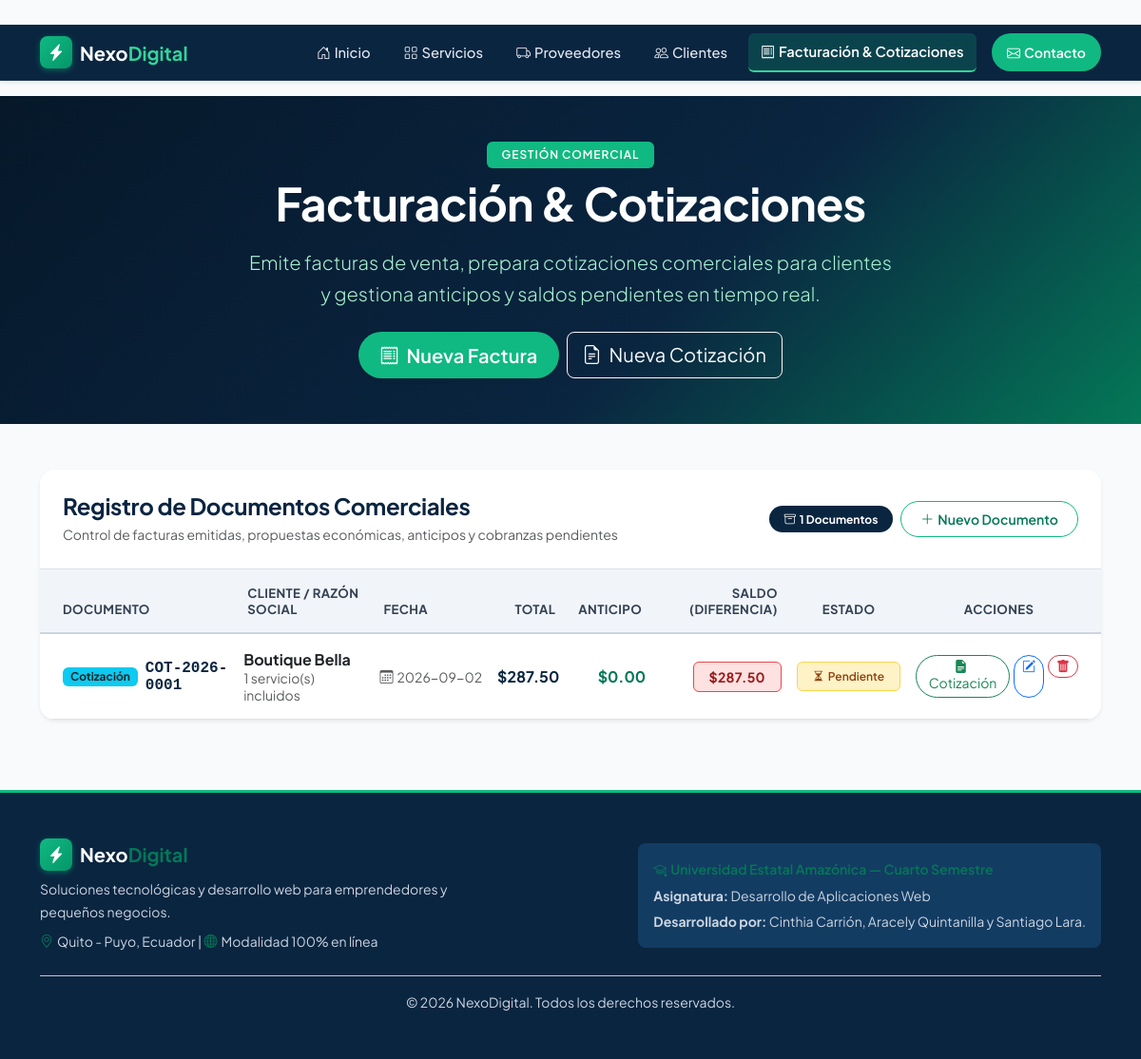
/facturacion, run on the app's committed database.
### tables this page shows
CREATE TABLE facturacion (
            numero TEXT PRIMARY KEY,
            tipo TEXT NOT NULL,
            cliente_cedula TEXT NOT NULL,
            fecha TEXT NOT NULL,
            validez TEXT,
            subtotal REAL,
            iva REAL,
            monto REAL NOT NULL,
            anticipo REAL DEFAULT 0,
            saldo_pendiente REAL DEFAULT 0,
            estado_id INTEGER NOT NULL,
            notas TEXT,
            FOREIGN KEY (cliente_cedula) REFERENCES clientes (cedula) ON UPDATE CASCADE,
            FOREIGN KEY (estado_id) REFERENCES estados_documento (id)
        );

CREATE TABLE clientes (
            cedula TEXT PRIMARY KEY,
            nombre TEXT NOT NULL,
            telefono TEXT NOT NULL,
            correo TEXT NOT NULL,
            negocio TEXT,
            ciudad TEXT NOT NULL
        );

CREATE TABLE estados_documento (
            id INTEGER PRIMARY KEY AUTOINCREMENT,
            nombre TEXT NOT NULL UNIQUE
        );

### app.py (the view)
@app.route('/facturacion')
def facturacion():
    conn = db.get_connection()
    filas = conn.execute('''
        SELECT f.*, c.nombre AS cliente_nombre, e.nombre AS estado_nombre
        FROM facturacion f
        JOIN clientes c ON f.cliente_cedula = c.cedula
        JOIN estados_documento e ON f.estado_id = e.id
        ORDER BY f.numero DESC
    ''').fetchall()
    lista_facturas = []
    for f in filas:
        doc = dict(f)
        conteo = conn.execute(
            'SELECT COUNT(*) FROM detalle_factura WHERE factura_numero = ?', (doc['numero'],)
        ).fetchone()[0]
        doc['servicios_detalle'] = [None] * conteo  # solo se usa para |length en la plantilla
        lista_facturas.append(doc)
    conn.close()
    return render_template('facturacion.html', facturas=lista_facturas)

### db.py (called while the page is built)
def get_connection():
    os.makedirs(DATA_DIR, exist_ok=True)
    conn = sqlite3.connect(DB_PATH)
    conn.row_factory = sqlite3.Row       # permite leer filas como fila['nombre']
    conn.execute('PRAGMA foreign_keys = ON')  # SQLite exige activar las FK en cada conexión
    return conn

### templates/facturacion.html (shortened to what this page needs)
{% extends "base.html" %}
{% block content %}
<section class="page-header py-5 text-white">
    <div class="container text-center">
        <span class="badge bg-emerald mb-2 px-3 py-2 text-uppercase fw-semibold tracking-wider">Gestión Comercial</span>
        <h1 class="display-5 fw-bold mb-3">Facturación & Cotizaciones</h1>
        <p class="lead text-light-emerald mx-auto mb-4" style="max-width: 680px;">
            Emite facturas de venta, prepara cotizaciones comerciales para clientes y gestiona anticipos y saldos pendientes en tiempo real.
        </p>
        <div class="d-flex justify-content-center gap-2 flex-wrap">
            <a href="{{ url_for('nueva_factura', tipo='Factura') }}" class="btn btn-verde btn-lg shadow-sm">
                <i class="bi bi-receipt me-2"></i>Nueva Factura
            </a>
            <a href="{{ url_for('nueva_factura', tipo='Cotizacion') }}" class="btn btn-outline-light btn-lg">
                <i class="bi bi-file-earmark-text me-2"></i>Nueva Cotización
            </a>
        </div>
    </div>
</section>
<section class="py-5">
    <div class="container">
        <div class="card shadow-sm border-0 rounded-4 overflow-hidden">
            <div class="card-header bg-white p-4 border-bottom d-flex justify-content-between align-items-center flex-wrap gap-2">
                <div>
                    <h2 class="h4 fw-bold text-navy mb-1">Registro de Documentos Comerciales</h2>
                    <p class="text-muted small mb-0">Control de facturas emitidas, propuestas económicas, anticipos y cobranzas pendientes</p>
                </div>
                <div class="d-flex align-items-center gap-2">
                    <span class="badge bg-navy text-white px-3 py-2 rounded-pill">
                        <i class="bi bi-archive me-1"></i>{{ facturas|length }} Documentos
                    </span>
                    <a href="{{ url_for('nueva_factura') }}" class="btn btn-outline-brand btn-sm">
                        <i class="bi bi-plus-lg me-1"></i>Nuevo Documento
                    </a>
                </div>
            </div>
            <div class="card-body p-0">
                {% if facturas %}
                <div class="table-responsive">
                    <table class="table table-hover align-middle mb-0 custom-table">
                        <thead>
                            <tr>
                                <th class="ps-4 py-3">Documento</th>
                                <th class="py-3">Cliente / Razón Social</th>
                                <th class="py-3">Fecha</th>
                                <th class="py-3 text-end">Total</th>
                                <th class="py-3 text-end">Anticipo</th>
                                <th class="py-3 text-end">Saldo (Diferencia)</th>
                                <th class="py-3 text-center">Estado</th>
                                <th class="py-3 text-center pe-4">Acciones</th>
                            </tr>
                        </thead>
                        <tbody>
                            {% for doc in facturas %}
                            <tr>
                                <td class="ps-4 py-3">
                                    <div class="d-flex align-items-center gap-2">
                                        {% if doc.tipo == 'Cotizacion' %}
                                            <span class="badge bg-info text-dark fw-bold px-2 py-1">Cotización</span>
                                        {% else %}
                                            <span class="badge bg-navy text-white fw-bold px-2 py-1">Factura</span>
                                        {% endif %}
                                        <span class="fw-bold text-navy font-monospace">{{ doc.numero }}</span>
                                    </div>
                                </td>
                                <td class="py-3">
                                    <span class="fw-bold text-dark d-block">{{ doc.cliente_nombre }}</span>
                                    {% if doc.servicios_detalle and doc.servicios_detalle|length > 0 %}
                                        <small class="text-muted">{{ doc.servicios_detalle|length }} servicio(s) incluidos</small>
                                    {% endif %}
                                </td>
                                <td class="py-3 text-muted small text-nowrap">
                                    <i class="bi bi-calendar3 me-1"></i>{{ doc.fecha }}
                                </td>
                                <td class="py-3 text-end text-nowrap">
                                    <span class="fw-bold text-navy fs-6">
                                        ${{ "%.2f"|format(doc.monto) }}
                                    </span>
                                </td>
                                <td class="py-3 text-end text-nowrap">
                                    <span class="text-emerald fw-bold">
                                        ${{ "%.2f"|format(doc.anticipo or 0.0) }}
                                    </span>
                                </td>
                                <td class="py-3 text-end text-nowrap">
                                    {% set saldo = doc.saldo_pendiente if doc.saldo_pendiente is defined else (doc.monto - (doc.anticipo or 0.0)) %}
                                    {% if saldo > 0 %}
                                        <span class="badge badge-saldo-pendiente px-3 py-2">
                                            ${{ "%.2f"|format(saldo) }}
                                        </span>
                                    {% else %}
                                        <span class="badge badge-saldo-liquidado px-3 py-2">
                                            $0.00 (Liquidado)
                                        </span>
                                    {% endif %}
                                </td>
                                <td class="py-3 text-center">
                                    {% if doc.estado_nombre in ["Pagada", "Aprobada"] %}
                                        <span class="badge badge-disponible px-3 py-2">
                                            <i class="bi bi-check-circle-fill me-1"></i>{{ doc.estado_nombre }}
                                        </span>
                                    {% elif doc.estado_nombre in ["Pendiente", "En revision"] %}
                                        <span class="badge badge-proximamente px-3 py-2">
                                            <i class="bi bi-hourglass-split me-1"></i>{{ doc.estado_nombre }}
                                        </span>
                                    {% else %}
                                        <span class="badge badge-vencida px-3 py-2">
                                            <i class="bi bi-exclamation-triangle-fill me-1"></i>{{ doc.estado_nombre }}
                                        </span>
                                    {% endif %}
                                </td>
                                <td class="py-3 text-center pe-4">
                                    <div class="d-inline-flex gap-1">
                                        <a href="{{ url_for('ver_comprobante', numero=doc.numero) }}" class="btn btn-outline-success btn-sm rounded-pill" title="Ver e imprimir {{ 'cotización' if doc.tipo == 'Cotizacion' else 'factura' }}">
                                            <i class="bi bi-file-earmark-text-fill me-1"></i>{{ 'Cotización' if doc.tipo == 'Cotizacion' else 'Factura' }}
                                        </a>
                                        <a href="{{ url_for('editar_factura', numero=doc.numero) }}" class="btn btn-outline-primary btn-sm rounded-pill" title="Editar">
                                            <i class="bi bi-pencil-square"></i>
                                        </a>
                                        <form method="POST" action="{{ url_for('eliminar_factura', numero=doc.numero) }}" onsubmit="return confirm('¿Estás seguro de que deseas eliminar este registro?');" class="d-inline">
                                            <button type="submit" class="btn btn-outline-danger btn-sm rounded-pill" title="Eliminar">
                                                <i class="bi bi-trash-fill"></i>
                                            </button>
                                        </form>
                                    </div>
                                </td>
                            </tr>
                            {% endfor %}
                        </tbody>
                    </table>
                </div>
                {% endif %}
            </div>
        </div>
    </div>
</section>
{% endblock %}

### static/css/estilo.css (style rules this page uses)
:root { --navy: #0A2540; --navy-dark: #06182a; --navy-light: #133c63; --navy-subtle: #e6edf5; --emerald: #10b981; --emerald-dark: #047857; --emerald-subtle: #d1fae5; --emerald-text: #065f46; --mint-bright: #34d399; --amber: #f59e0b; --amber-subtle: #fef3c7; --amber-text: #92400e; --rose: #ef4444; --rose-subtle: #fee2e2; --rose-text: #991b1b; --bg-body: #f8fafc; --bg-card: #ffffff; --text-heading: #0f172a; --text-body: #334155; --text-muted: #475569; --border-color: #e2e8f0; --radius-sm: 8px; --radius-md: 12px; --radius-lg: 18px; --shadow-sm: 0 2px 6px rgba(15, 23, 42, 0.04); --shadow-md: 0 4px 16px rgba(15, 23, 42, 0.06); --shadow-hover: 0 10px 24px rgba(15, 23, 42, 0.10); }
body { font-family: 'Plus Jakarta Sans', -apple-system, BlinkMacSystemFont, 'Segoe UI', Roboto, sans-serif; background-color: var(--bg-body); color: var(--text-body); line-height: 1.65; -webkit-font-smoothing: antialiased; }
h1, h2, h3, h4, h5, h6 { color: var(--text-heading); font-weight: 700; letter-spacing: -0.015em; }
.bg-navy { background-color: var(--navy) !important; }
.bg-emerald { background-color: var(--emerald) !important; color: #ffffff !important; }
.text-navy { color: var(--navy) !important; }
.text-emerald { color: var(--emerald-dark) !important; }
.text-light-emerald { color: #a7f3d0 !important; }
.tracking-wider { letter-spacing: 0.08em; }
.hero-section, .page-header { background: linear-gradient(135deg, #06182a 0%, #0A2540 60%, #047857 100%); position: relative; overflow: hidden; }
.hero-section h1, .page-header h1 { color: #ffffff !important; }
.btn-verde { background-color: var(--emerald); color: #ffffff !important; border-radius: 50px; border: none; font-weight: 600; padding: 0.6rem 1.4rem; transition: all 0.2s ease; }
.btn-outline-brand { border: 1.5px solid var(--emerald); color: var(--emerald-dark); font-weight: 600; border-radius: 50px; padding: 0.45rem 1.25rem; background-color: #ffffff; transition: all 0.2s ease; }
.card { border-radius: var(--radius-md); background-color: var(--bg-card); border: 1px solid var(--border-color); box-shadow: var(--shadow-sm); transition: transform 0.2s ease, box-shadow 0.2s ease; }
.badge-proximamente { background-color: var(--amber-subtle) !important; color: var(--amber-text) !important; font-weight: 600; border: 1px solid #fcd34d; }
.badge-saldo-pendiente { background-color: #fee2e2 !important; color: #991b1b !important; font-weight: 700 !important; border: 1.5px solid #ef4444 !important; font-size: 0.88rem !important; letter-spacing: 0.02em; }
.custom-table thead th { background-color: #f1f5f9; color: #334155; font-weight: 700; border-bottom: 2px solid #cbd5e1; font-size: 0.82rem; text-transform: uppercase; letter-spacing: 0.03em; padding: 0.85rem 0.75rem; }
.custom-table tbody tr { transition: background-color 0.15s ease; }

### data on the page
facturacion: shows "Cotización", numero "COT-2026-0001", cliente_nombre "Boutique Bella", servicios_detalle|length "1", fecha "2026-09-02", monto "287.50", anticipo "0.00", saldo_pendiente "287.50", estado_nombre "Pendiente", tipo "Cotización"

### other printed values
{{ facturas|length }} "1"
